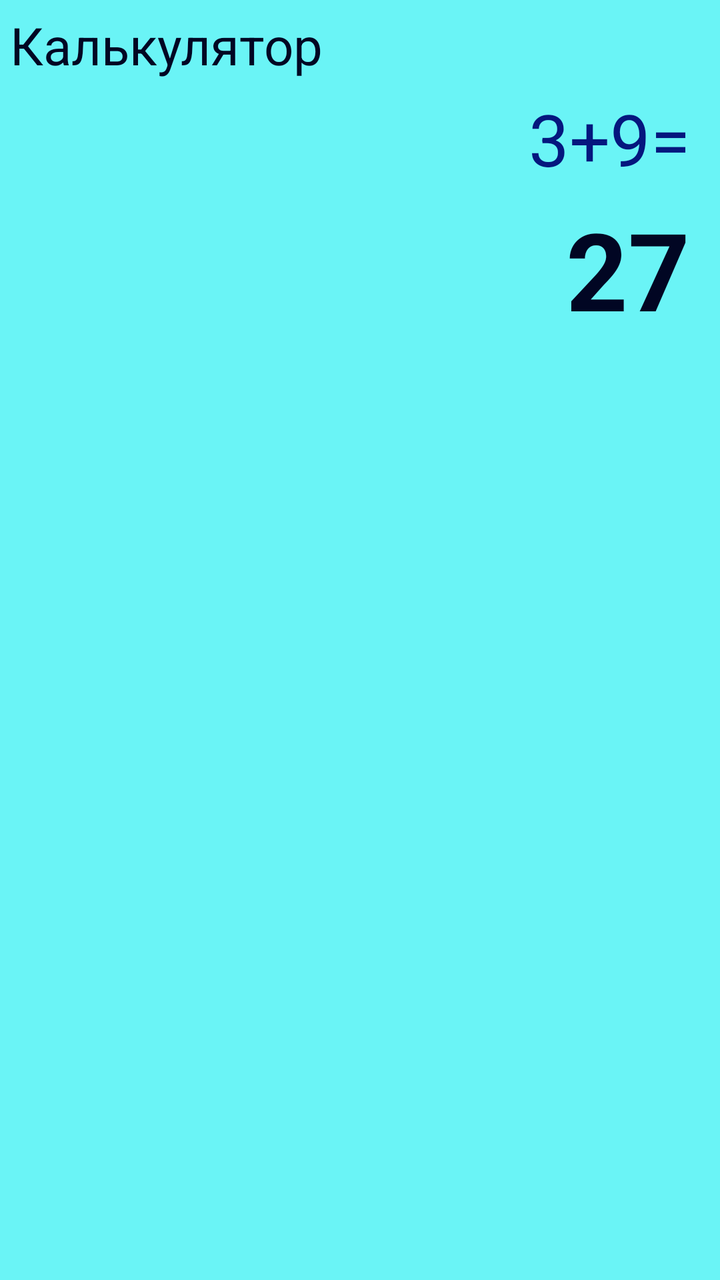
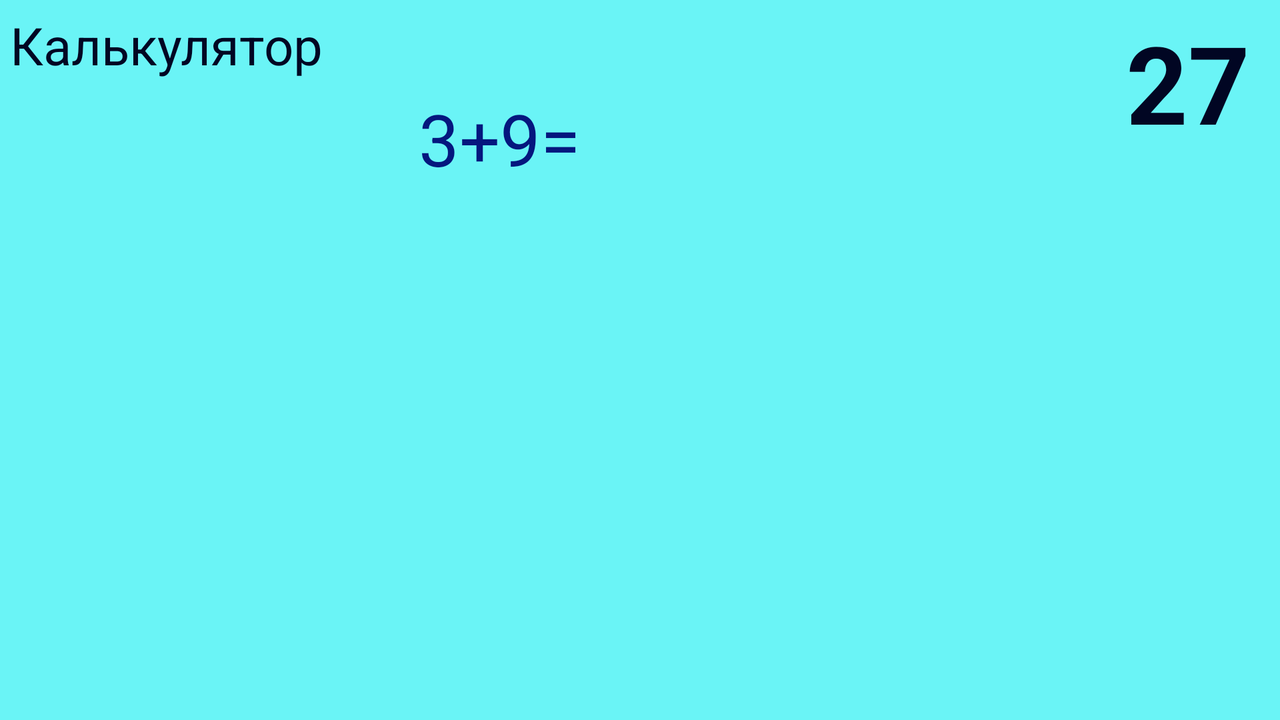

The same Android screen from two of the app's own layout files: first res/layout/ as a phone draws it, then the author's variant for another configuration, drawn on a device whose configuration selects that folder. Both files follow.
<!-- AndroidManifest.xml: application theme Theme.AndroidPv211 -->
<!-- res/layout/activity_calc.xml -->
<?xml version="1.0" encoding="utf-8"?>
<LinearLayout xmlns:android="http://schemas.android.com/apk/res/android"
    xmlns:app="http://schemas.android.com/apk/res-auto"
    xmlns:tools="http://schemas.android.com/tools"
    android:id="@+id/main"
    android:layout_width="match_parent"
    android:layout_height="match_parent"
    android:orientation="vertical"
    android:background="@color/calc_layout_bg"
    tools:context=".CalcActivity">

    <TextView
        android:layout_width="wrap_content"
        android:layout_height="wrap_content"
        android:layout_margin="5dp"
        android:text="@string/main_btn_calc"
        android:textColor="@color/calc_tv_result"
        android:textSize="26sp"
        />
    <TextView
        android:id="@+id/calc_tv_expression"
        android:layout_width="match_parent"
        android:layout_height="wrap_content"
        android:layout_marginHorizontal="15dp"
        android:gravity="end"
        android:textColor="@color/calc_tv_expression"
        android:textSize="36sp"
        android:text="3+9="
        />
    <TextView
        android:id="@+id/calc_tv_result"
        android:layout_width="match_parent"
        android:layout_height="wrap_content"
        android:layout_marginHorizontal="15dp"
        android:layout_marginTop="5dp"
        android:layout_marginBottom="20dp"
        android:gravity="end"
        android:textColor="@color/calc_tv_result"
        android:textSize="54sp"
        android:textStyle="bold"
        android:text="27"
        />
<LinearLayout
    android:layout_width="match_parent"
    android:layout_height="match_parent"
    android:layout_margin="5dp"
    android:orientation="vertical">
    <LinearLayout
        android:layout_width="match_parent"
        android:layout_weight="1"
        android:layout_height="0dp"
        android:orientation="horizontal">

       <Button
           android:id="@+id/calc_btn_percent"
         style="@style/calc_btn_func"
           android:text="%"
          />
        <Button
            android:id="@+id/calc_btn_ce"
            style="@style/calc_btn_func"
            android:text="@string/calc_btn_ce"
            />
        <Button
            android:id="@+id/calc_btn_c"
            style="@style/calc_btn_func"
            android:text="@string/calc_btn_c"
            />
        <Button
            android:id="@+id/calc_btn_backspase"
            style="@style/calc_btn_func"
            android:text="@string/calc_btn_backspase"
          />

    </LinearLayout>
    <LinearLayout
        android:layout_width="match_parent"
        android:layout_weight="1"
        android:layout_height="0dp"
        android:orientation="horizontal">

        <Button
            android:id="@+id/calc_btn_inv"
            style="@style/calc_btn_func"
            android:text="@string/calc_btn_inv"
            />
        <Button

            style="@style/calc_btn_func"
            android:text="@string/calc_btn_sqr"
            />
        <Button
            android:id="@+id/btnSqrt"
            style="@style/calc_btn_func"
            android:text="@string/calc_btn_sqrt"
            android:onClick="OnRootClick" />
        <Button
            style="@style/calc_btn_func"
            android:text="@string/calc_btn_div"
            android:onClick="OnOperClick" />


    </LinearLayout>
    <LinearLayout
        android:layout_width="match_parent"
        android:layout_weight="1"
        android:layout_height="0dp"
        android:orientation="horizontal">

        <Button
            android:id="@+id/calc_btn_7"
            style="@style/calc_btn_digit"
            android:text="@string/calc_btn_7"
            />
        <Button
            android:id="@+id/calc_btn_8"
            style="@style/calc_btn_digit"
            android:text="@string/calc_btn_8"
            />
        <Button
            android:id="@+id/calc_btn_9"
            style="@style/calc_btn_digit"
            android:text="@string/calc_btn_9"
            />
        <Button
            android:id="@+id/calc_btn_mult"
            style="@style/calc_btn_func"
            android:text="@string/calc_btn_mult"
            android:onClick="OnOperClick" />


    </LinearLayout>
    <LinearLayout
        android:layout_width="match_parent"
        android:layout_weight="1"
        android:layout_height="0dp"
        android:orientation="horizontal">

        <Button
            android:id="@+id/calc_btn_4"
            style="@style/calc_btn_digit"
            android:text="@string/calc_btn_4"
            />
        <Button
            android:id="@+id/calc_btn_5"
            style="@style/calc_btn_digit"
            android:text="@string/calc_btn_5"
            />
        <Button
            android:id="@+id/calc_btn_6"
            style="@style/calc_btn_digit"
            android:text="@string/calc_btn_6"
            />
        <Button
            android:id="@+id/calc_btn_plus"
            style="@style/calc_btn_func"
            android:text="@string/calc_btn_plus"
            android:onClick="OnOperClick" />


    </LinearLayout>
    <LinearLayout
        android:layout_width="match_parent"
        android:layout_weight="1"
        android:layout_height="0dp"
        android:orientation="horizontal">

        <Button
            android:id="@+id/calc_btn_1"
            style="@style/calc_btn_digit"
            android:text="@string/calc_btn_1"
            />
        <Button
            android:id="@+id/calc_btn_2"
            style="@style/calc_btn_digit"
            android:text="@string/calc_btn_2"
            />
        <Button
            android:id="@+id/calc_btn_3"
            style="@style/calc_btn_digit"
            android:text="@string/calc_btn_3"
            />
        <Button
            android:id="@+id/calc_btn_minus"
            style="@style/calc_btn_func"
            android:text="@string/calc_btn_minus"
            android:onClick="OnOperClick"
        />

    </LinearLayout>
    <LinearLayout
        android:layout_width="match_parent"
        android:layout_weight="1"
        android:layout_height="0dp"
        android:orientation="horizontal">

        <Button
            android:id="@+id/calc_btn_plusminus"
            style="@style/calc_btn_func"
            android:text="@string/calc_btn_plusminus"
            />
        <Button
            android:id="@+id/calc_btn_0"
            style="@style/calc_btn_digit"
            android:text="0"
            />
        <Button
            android:id="@+id/calc_btn_coma"
            style="@style/calc_btn_func"
            android:text="@string/calc_btn_coma"
            />
        <Button
            android:id="@+id/calc_btn_equal"
            style="@style/calc_btn_res"
            android:text="@string/calc_btn_equal"
            />

    </LinearLayout>
    </LinearLayout>
</LinearLayout>
<!-- resources referenced by this layout -->
<resources>
  <color name="calc_layout_bg">#6AF4F6</color>
  <color name="calc_tv_expression">#05177E</color>
  <color name="calc_tv_result">#010623</color>
  <string name="calc_btn_1">1</string>
  <string name="calc_btn_2">2</string>
  <string name="calc_btn_3">3</string>
  <string name="calc_btn_4">4</string>
  <string name="calc_btn_5">5</string>
  <string name="calc_btn_6">6</string>
  <string name="calc_btn_7">7</string>
  <string name="calc_btn_8">8</string>
  <string name="calc_btn_9">9</string>
  <string name="calc_btn_backspase">\u232B</string>
  <string name="calc_btn_c">C</string>
  <string name="calc_btn_ce">E</string>
  <string name="calc_btn_coma">,</string>
  <string name="calc_btn_div">\u00F7</string>
  <string name="calc_btn_equal">=</string>
  <string name="calc_btn_inv">\u00B9/𝑥</string>
  <string name="calc_btn_minus">\u2212</string>
  <string name="calc_btn_mult">\u00D7</string>
  <string name="calc_btn_plus">+</string>
  <string name="calc_btn_plusminus">\u00B1</string>
  <string name="calc_btn_sqr">𝑥\u00B2</string>
  <string name="calc_btn_sqrt">\u221A</string>
  <string name="main_btn_calc">Калькулятор</string>
  <style name="calc_btn_digit" parent="calc_btn">
          <item name="android:background">@drawable/calc_btn_digit</item>
      </style>
  <style name="calc_btn_func" parent="calc_btn">
      <item name="android:background">@drawable/calc_btn_func</item>
      </style>
  <style name="calc_btn_res" parent="calc_btn">
          <item name="android:background">@drawable/calc_btn_res</item>
      </style>
  <style name="calc_btn">
          <item name="android:layout_width">0dp</item>
          <item name="android:layout_weight">1</item>
          <item name="android:layout_height">match_parent</item>
          <item name="android:layout_margin">2dp</item>
          <item name="android:textSize">30dp</item>
          <item name="backgroundTint">@null</item>
      </style>
  <!-- drawable calc_btn_digit (drawable) -->
  <?xml version="1.0" encoding="utf-8"?>
  <shape xmlns:android="http://schemas.android.com/apk/res/android"
      android:shape="rectangle">
  
      <corners android:radius="20dp"/>
      <solid android:color="@color/calc_btn_digit"/>
  </shape>
  <!-- drawable calc_btn_func (drawable) -->
  <?xml version="1.0" encoding="utf-8"?>
  <shape xmlns:android="http://schemas.android.com/apk/res/android"
  android:shape="rectangle">
  
      <corners android:radius="20dp"/>
       <solid android:color="@color/calc_btn_func"/>
  </shape>
  <!-- drawable calc_btn_res (drawable) -->
  <?xml version="1.0" encoding="utf-8"?>
  <shape xmlns:android="http://schemas.android.com/apk/res/android"
      android:shape="rectangle">
  
      <corners android:radius="20dp"/>
      <solid android:color="@color/calc_btn_res"/>
  </shape>
  <color name="calc_btn_digit">#1483DB</color>
  <color name="calc_btn_func">#498DC3</color>
  <color name="calc_btn_res">#A89910</color>
</resources>
<!-- res/layout-land/activity_calc.xml (the author's variant of the layout above) -->
<!-- drawn on the phone turned sideways -->
<?xml version="1.0" encoding="utf-8"?>
<LinearLayout xmlns:android="http://schemas.android.com/apk/res/android"
    xmlns:app="http://schemas.android.com/apk/res-auto"
    xmlns:tools="http://schemas.android.com/tools"
    android:id="@+id/main"
    android:layout_width="match_parent"
    android:layout_height="match_parent"
    android:orientation="vertical"
    android:background="@color/calc_layout_bg"
    tools:context=".CalcActivity">
    <LinearLayout
        android:layout_width="match_parent"
        android:layout_height="wrap_content"
        android:orientation="horizontal">


    <LinearLayout
        android:layout_width="0dp"
        android:layout_weight="1"
        android:layout_height="wrap_content"
        android:orientation="vertical">
    <TextView
        android:layout_width="wrap_content"
        android:layout_height="wrap_content"
        android:layout_margin="5dp"
        android:text="@string/main_btn_calc"
        android:textColor="@color/calc_tv_result"
        android:textSize="26sp"
        />
    <TextView
        android:id="@+id/calc_tv_expression"
        android:layout_width="match_parent"
        android:layout_height="wrap_content"
        android:layout_marginHorizontal="15dp"
        android:gravity="end"
        android:textColor="@color/calc_tv_expression"
        android:textSize="36sp"
        android:text="3+9="
        />
</LinearLayout>

<TextView
android:id="@+id/calc_tv_result"
android:layout_width="0dp"
    android:layout_weight="1"
android:layout_height="wrap_content"
android:layout_marginHorizontal="15dp"
android:layout_marginTop="5dp"
android:layout_marginBottom="10dp"
android:gravity="end"
android:textColor="@color/calc_tv_result"
android:textSize="54sp"
android:textStyle="bold"
android:text="27"
    />

    </LinearLayout>



<LinearLayout
    android:layout_width="match_parent"

    android:layout_height="0dp"
    android:layout_weight="1"
    android:layout_margin="5dp"
    android:orientation="vertical">


    <LinearLayout
        android:layout_width="match_parent"
        android:layout_weight="1"
        android:layout_height="0dp"
        android:orientation="horizontal">

        <Button
            android:id="@+id/calc_btn_percent"
            style="@style/calc_btn_func"
            android:text="%"
            />

        <Button
            android:id="@+id/calc_btn_div"
            style="@style/calc_btn_func"
            android:text="@string/calc_btn_div"
            android:onClick="OnOperClick"
            />
        <Button
            android:id="@+id/calc_btn_7"
            style="@style/calc_btn_digit"
            android:text="@string/calc_btn_7"
            />
        <Button
            android:id="@+id/calc_btn_8"
            style="@style/calc_btn_digit"
            android:text="@string/calc_btn_8"
            />
        <Button
            android:id="@+id/calc_btn_9"
            style="@style/calc_btn_digit"
            android:text="@string/calc_btn_9"
            />

        <Button
            android:id="@+id/calc_btn_backspase"
            style="@style/calc_btn_func"
            android:text="@string/calc_btn_backspase"
            />

    </LinearLayout>


    <LinearLayout
        android:layout_width="match_parent"
        android:layout_weight="1"
        android:layout_height="0dp"
        android:orientation="horizontal">
        <Button
            android:id="@+id/calc_btn_sqr"
            style="@style/calc_btn_func"
            android:text="@string/calc_btn_sqr"
            />
        <Button
            android:id="@+id/calc_btn_mult"
            style="@style/calc_btn_func"
            android:text="@string/calc_btn_mult"
            android:onClick="OnOperClick"
            />
        <Button
            android:id="@+id/calc_btn_4"
            style="@style/calc_btn_digit"
            android:text="@string/calc_btn_4"
            />
        <Button
            android:id="@+id/calc_btn_5"
            style="@style/calc_btn_digit"
            android:text="@string/calc_btn_5"
            />
        <Button
            android:id="@+id/calc_btn_6"
            style="@style/calc_btn_digit"
            android:text="@string/calc_btn_6"
            />

        <Button
            android:id="@+id/calc_btn_c"
            style="@style/calc_btn_func"
            android:text="@string/calc_btn_c"
            />
    </LinearLayout>

    <LinearLayout
        android:layout_width="match_parent"
        android:layout_weight="1"
        android:layout_height="0dp"
        android:orientation="horizontal">
        <Button
            android:id="@+id/calc_btn_inv"
            style="@style/calc_btn_func"
            android:text="@string/calc_btn_inv"
            />

        <Button
            android:id="@+id/calc_btn_minus"
            style="@style/calc_btn_func"
            android:text="@string/calc_btn_minus"
            android:onClick="OnOperClick"
            />
        <Button
            android:id="@+id/calc_btn_1"
            style="@style/calc_btn_digit"
            android:text="@string/calc_btn_1"
            />
        <Button
            android:id="@+id/calc_btn_2"
            style="@style/calc_btn_digit"
            android:text="@string/calc_btn_2"
            />
        <Button
            android:id="@+id/calc_btn_3"
            style="@style/calc_btn_digit"
            android:text="@string/calc_btn_3"
            />
        <Button
            android:id="@+id/calc_btn_ce"
            style="@style/calc_btn_func"
            android:text="@string/calc_btn_ce"
            />
    </LinearLayout>

    <LinearLayout
        android:layout_width="match_parent"
        android:layout_weight="1"
        android:layout_height="0dp"
        android:orientation="horizontal">
        <Button
            android:id="@+id/calc_btn_sqrt"
            style="@style/calc_btn_func"
            android:text="@string/calc_btn_sqrt"
            />
        <Button
            android:id="@+id/calc_btn_plus"
            style="@style/calc_btn_func"
            android:text="@string/calc_btn_plus"
            android:onClick="OnOperClick"
            />
        <Button
            android:id="@+id/calc_btn_plusminus"
            style="@style/calc_btn_func"
            android:text="@string/calc_btn_plusminus"
            />
        <Button
            android:id="@+id/calc_btn_0"
            style="@style/calc_btn_digit"
            android:text="0"
            />
        <Button
            android:id="@+id/calc_btn_coma"
            style="@style/calc_btn_func"
            android:text="@string/calc_btn_coma"
            />
        <Button
            android:id="@+id/calc_btn_equal"
            style="@style/calc_btn_res"
            android:text="@string/calc_btn_equal"
            />

    </LinearLayout>
    </LinearLayout>
</LinearLayout>
